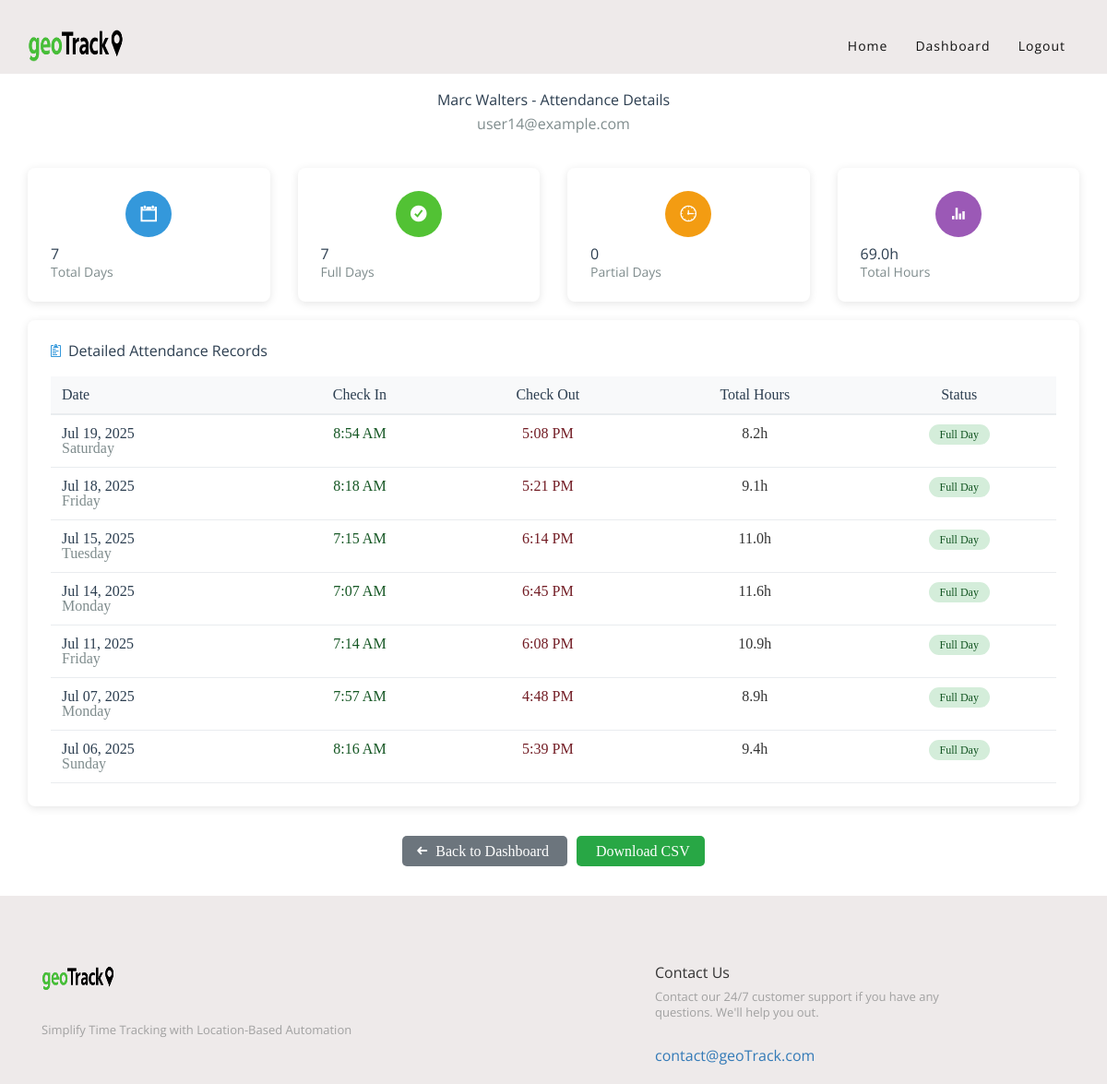
Page /member-attendance/18/ (signed in) on the committed database.
### myapp/models.py (models this page shows, shortened)
class CustomUser(AbstractBaseUser, PermissionsMixin):
    CHOICES = (
        ("staff", "Staff"),
        ("member", "Member"),
    )
    DEPARTMENT_CHOICES = (
        ('communication', 'Communication'),
        ('creatives', 'Creatives'),
        ('tech_department', 'Tech Department'),
        ('community_experience', 'Community Experience'),
        ('youth_engagement', 'Youth Engagement'),
        ('heritage', 'Heritage'),
        ('admin', 'Admin'),
        ('finance', 'Finance'),
        ('entrepreneurship', 'Entrepreneurship'),
    )
    email = models.EmailField(max_length=255, unique=True, verbose_name=_("Email Address"))
    first_name = models.CharField(max_length=100, verbose_name=_("First Name"))
    last_name = models.CharField(max_length=100, verbose_name=_("Last Name"))
    is_staff = models.BooleanField(default=False)
    is_superuser = models.BooleanField(default=False)
    is_verified = models.BooleanField(default=False)
    is_active = models.BooleanField(default=True)
    date_joined = models.DateTimeField(auto_now_add=True)
    last_login = models.DateTimeField(auto_now=True)
    user_type = models.CharField(max_length=15 ,choices=CHOICES, default='member', db_index=True)
    department = models.CharField(max_length=25, choices=DEPARTMENT_CHOICES, null=True)
    USERNAME_FIELD = "email"
    REQUIRED_FIELDS = ["first_name", "last_name"]
    objects = UserManager()

class Attendance(models.Model):
    user = models.ForeignKey(CustomUser, on_delete=models.CASCADE)
    date = models.DateField()
    checkin_time = models.DateTimeField(null=True, blank=True)  # Store clock-in time
    checkout_time = models.DateTimeField(null=True, blank=True)  # Store clock-out time
    checkin_latitude = models.FloatField(null=True, blank=True)  # Latitude for clock-in location
    checkin_longitude = models.FloatField(null=True, blank=True)  # Longitude for clock-in location
    checkout_latitude = models.FloatField(null=True, blank=True)  # Latitude for clock-out location
    checkout_longitude = models.FloatField(null=True, blank=True)  # Longitude for clock-out location
    checkin_address = models.TextField(null=True, blank=True)
    checkout_address = models.TextField(null=True, blank=True)
    class Meta:
        unique_together = ("user", "date")
        ordering = ["-date"]

### myapp/views.py (the view)
# urls.py: path('member-attendance/<int:member_id>/', MemberAttendanceDetailView.as_view(), name='member_attendance_detail'),
class MemberAttendanceDetailView(LoginRequiredMixin, UserPassesTestMixin, TemplateView):
    template_name = "myapp/member_attendance_detail.html"
    def test_func(self):
        return self.request.user.is_staff
    def get_object(self):
        member_id = self.kwargs.get('member_id')
        current_staff = self.request.user
        if current_staff.department:
            member = get_object_or_404(
                CustomUser,
                id=member_id,
                user_type='member',
                department=current_staff.department
            )
        else:
            member = get_object_or_404(CustomUser, id=member_id, user_type='member')
        return member
    def get_context_data(self, **kwargs):
        ctx = super().get_context_data(**kwargs)
        member = self.get_object()
        attendance_records = Attendance.objects.filter(user=member).order_by('-date')
        records_with_hours = []
        total_hours = 0
        full_days = 0
        partial_days = 0
        for record in attendance_records:
            record_data = record
            if record.checkin_time and record.checkout_time:
                time_diff = record.checkout_time - record.checkin_time
                hours = time_diff.total_seconds() / 3600
                record_data.total_hours = hours
                total_hours += hours
                full_days += 1
            elif record.checkin_time:
                record_data.total_hours = None
                partial_days += 1
            else:
                record_data.total_hours = None
            records_with_hours.append(record_data)
        ctx.update({
            'member': member,
            'attendance_records': records_with_hours,
            'total_days': attendance_records.count(),
            'full_days': full_days,
            'partial_days': partial_days,
            'total_hours': total_hours,
        })
        return ctx

### templates/myapp/member_attendance_detail.html (shortened to what this page needs)
{% extends './base.html' %}
{% load static %}
{% block content %}
<div class="container" style="margin-top: 100px; min-height: 500px;">
    <div class="row">
        <div class="col-md-12">
            <div class="text-center">
                <h2 style="color: #2c3e50; margin-bottom: 10px;">
                    {{ member.first_name }} {{ member.last_name }} - Attendance Details
                </h2>
                <p style="color: #7f8c8d; font-size: 16px;">{{ member.email }}</p>
            </div>
        </div>
    </div>
    <div class="row" style="margin-top: 40px;">
        <div class="col-md-3">
            <div style="background: white; padding: 25px; border-radius: 8px; box-shadow: 0 2px 10px rgba(0,0,0,0.1); text-center; margin-bottom: 20px;">
                <div style="background: #3498db; color: white; width: 50px; height: 50px; border-radius: 50%; display: flex; align-items: center; justify-content: center; margin: 0 auto 10px; font-size: 20px;">
                    <i class="ion-calendar"></i>
                </div>
                <h3 style="color: #2c3e50; margin-bottom: 5px;">{{ total_days }}</h3>
                <p style="color: #7f8c8d; font-size: 14px;">Total Days</p>
            </div>
        </div>
        <div class="col-md-3">
            <div style="background: white; padding: 25px; border-radius: 8px; box-shadow: 0 2px 10px rgba(0,0,0,0.1); text-center; margin-bottom: 20px;">
                <div style="background: #52c234; color: white; width: 50px; height: 50px; border-radius: 50%; display: flex; align-items: center; justify-content: center; margin: 0 auto 10px; font-size: 20px;">
                    <i class="ion-checkmark-circled"></i>
                </div>
                <h3 style="color: #2c3e50; margin-bottom: 5px;">{{ full_days }}</h3>
                <p style="color: #7f8c8d; font-size: 14px;">Full Days</p>
            </div>
        </div>
        <div class="col-md-3">
            <div style="background: white; padding: 25px; border-radius: 8px; box-shadow: 0 2px 10px rgba(0,0,0,0.1); text-center; margin-bottom: 20px;">
                <div style="background: #f39c12; color: white; width: 50px; height: 50px; border-radius: 50%; display: flex; align-items: center; justify-content: center; margin: 0 auto 10px; font-size: 20px;">
                    <i class="ion-clock"></i>
                </div>
                <h3 style="color: #2c3e50; margin-bottom: 5px;">{{ partial_days }}</h3>
                <p style="color: #7f8c8d; font-size: 14px;">Partial Days</p>
            </div>
        </div>
        <div class="col-md-3">
            <div style="background: white; padding: 25px; border-radius: 8px; box-shadow: 0 2px 10px rgba(0,0,0,0.1); text-center; margin-bottom: 20px;">
                <div style="background: #9b59b6; color: white; width: 50px; height: 50px; border-radius: 50%; display: flex; align-items: center; justify-content: center; margin: 0 auto 10px; font-size: 20px;">
                    <i class="ion-stats-bars"></i>
                </div>
                <h3 style="color: #2c3e50; margin-bottom: 5px;">{{ total_hours|floatformat:1 }}h</h3>
                <p style="color: #7f8c8d; font-size: 14px;">Total Hours</p>
            </div>
        </div>
    </div>
    <div class="row" style="margin-bottom: 40px;">
        <div class="col-md-12">
            <div style="background: white; padding: 25px; border-radius: 8px; box-shadow: 0 2px 10px rgba(0,0,0,0.1);">
                <h4 style="color: #2c3e50; margin-bottom: 20px; display: flex; align-items: center;">
                    <i class="ion-clipboard" style="margin-right: 8px; color: #3498db;"></i>
                    Detailed Attendance Records
                </h4>
                {% if attendance_records %}
                    <div style="overflow-x: auto;">
                        <table style="width: 100%; border-collapse: collapse;">
                            <thead>
                                <tr style="background: #f8f9fa;">
                                    <th style="padding: 12px; text-align: left; color: #2c3e50; border-bottom: 2px solid #e9ecef;">Date</th>
                                    <th style="padding: 12px; text-align: center; color: #2c3e50; border-bottom: 2px solid #e9ecef;">Check In</th>
                                    <th style="padding: 12px; text-align: center; color: #2c3e50; border-bottom: 2px solid #e9ecef;">Check Out</th>
                                    <th style="padding: 12px; text-align: center; color: #2c3e50; border-bottom: 2px solid #e9ecef;">Total Hours</th>
                                    <th style="padding: 12px; text-align: center; color: #2c3e50; border-bottom: 2px solid #e9ecef;">Status</th>
                                </tr>
                            </thead>
                            <tbody>
                                {% for record in attendance_records %}
                                <tr style="border-bottom: 1px solid #e9ecef;">
                                    <td style="padding: 12px; color: #2c3e50; font-weight: 500;">
                                        {{ record.date|date:"M d, Y" }}
                                        <br>
                                        <small style="color: #7f8c8d;">{{ record.date|date:"l" }}</small>
                                    </td>
                                    <td style="padding: 12px; text-align: center; color: #155724;">
                                        {% if record.checkin_time %}
                                            {{ record.checkin_time|time:"g:i A" }}
                                        {% else %}
                                            <span style="color: #dc3545;">-</span>
                                        {% endif %}
                                    </td>
                                    <td style="padding: 12px; text-align: center; color: #721c24;">
                                        {% if record.checkout_time %}
                                            {{ record.checkout_time|time:"g:i A" }}
                                        {% else %}
                                            <span style="color: #ffc107;">-</span>
                                        {% endif %}
                                    </td>
                                    <td style="padding: 12px; text-align: center; font-weight: 500;">
                                        {% if record.total_hours %}
                                            {{ record.total_hours|floatformat:1 }}h
                                        {% else %}
                                            <span style="color: #6c757d;">-</span>
                                        {% endif %}
                                    </td>
                                    <td style="padding: 12px; text-align: center;">
                                        {% if not record.checkin_time %}
                                            <span style="background: #f8d7da; color: #721c24; padding: 4px 12px; border-radius: 15px; font-size: 12px; font-weight: 500;">
                                                No Show
                                            </span>
                                        {% elif record.checkin_time and not record.checkout_time %}
                                            <span style="background: #fff3cd; color: #856404; padding: 4px 12px; border-radius: 15px; font-size: 12px; font-weight: 500;">
                                                In Progress
                                            </span>
                                        {% elif record.checkin_time and record.checkout_time %}
                                            <span style="background: #d4edda; color: #155724; padding: 4px 12px; border-radius: 15px; font-size: 12px; font-weight: 500;">
                                                Full Day
                                            </span>
                                        {% endif %}
                                    </td>
                                </tr>
                                {% endfor %}
                            </tbody>
                        </table>
                    </div>
                {% else %}
                    <div style="text-align: center; padding: 40px; color: #7f8c8d;">
                        <i class="ion-clipboard" style="font-size: 48px; margin-bottom: 15px; display: block;"></i>
                        <p>No attendance records found for this member.</p>
                    </div>
                {% endif %}
            </div>
        </div>
    </div>
    <div class="row" style="margin-bottom: 40px;">
        <div class="col-md-12" style="text-align: center;">
            <a href="{% url 'myapp:staff_dashboard' %}"
               style="background: #6c757d; color: white; padding: 8px 16px; border-radius: 5px; text-decoration: none; margin-right: 10px;">
                <i class="ion-arrow-left-c" style="margin-right: 5px;"></i>
                Back to Dashboard
            </a>
            <a href="{% url 'myapp:export_member_attendance' member.id %}"
               style="background: #28a745; color: white; padding: 8px 16px; border-radius: 5px; text-decoration: none;">
                Download CSV
            </a>
        </div>
    </div>
</div>
{% endblock %}

### static/myapp/assets/css/style.css (style rules this page uses)
html, body, div, span, applet, object, iframe, h1, h2, h3, h4, h5, h6, p, blockquote, pre, a, abbr, acronym, address, big, cite, code, del, dfn, em, img, ins, kbd, q, s, samp, small, strike, strong, sub, sup, tt, var, b, u, i, center, dl, dt, dd, ol, ul, li, fieldset, form, label, legend, table, caption, tbody, tfoot, thead, tr, th, td, article, aside, canvas, details, embed, figure, figcaption, footer, header, hgroup, menu, nav, output, ruby, section, summary, time, mark, audio, video { margin: 0; padding: 0; border: 0; font-size: 100%; font: inherit; vertical-align: baseline; }
body { line-height: 1; }
table { border-collapse: collapse; border-spacing: 0; }
html * { -webkit-font-smoothing: antialiased; -moz-osx-font-smoothing: grayscale; }
*, *:after, *:before { -webkit-box-sizing: border-box; -moz-box-sizing: border-box; box-sizing: border-box; }
h1, h2, h3, h4, h5, h6 { font-family: Open Sans; }
p { font-family: Open Sans; }

### rows in the picture
CustomUser: first_name "Marc", last_name "Walters", email "user14@example.com"
Attendance: date "Jul 19, 2025", date "Saturday", checkin_time "8:54 AM", checkout_time "5:08 PM", total_hours "8.2", shows "Full Day"
Attendance: date "Jul 18, 2025", date "Friday", checkin_time "8:18 AM", checkout_time "5:21 PM", total_hours "9.1", shows "Full Day"
Attendance: date "Jul 15, 2025", date "Tuesday", checkin_time "7:15 AM", checkout_time "6:14 PM", total_hours "11.0", shows "Full Day"
Attendance: date "Jul 14, 2025", date "Monday", checkin_time "7:07 AM", checkout_time "6:45 PM", total_hours "11.6", shows "Full Day"
Attendance: date "Jul 11, 2025", date "Friday", checkin_time "7:14 AM", checkout_time "6:08 PM", total_hours "10.9", shows "Full Day"
Attendance: date "Jul 07, 2025", date "Monday", checkin_time "7:57 AM", checkout_time "4:48 PM", total_hours "8.9", shows "Full Day"
Attendance: date "Jul 06, 2025", date "Sunday", checkin_time "8:16 AM", checkout_time "5:39 PM", total_hours "9.4", shows "Full Day"

### other values in the picture
{{ total_days }} "7"
{{ full_days }} "7"
{{ partial_days }} "0"
{{ total_hours|floatformat:1 }} "69.0"
